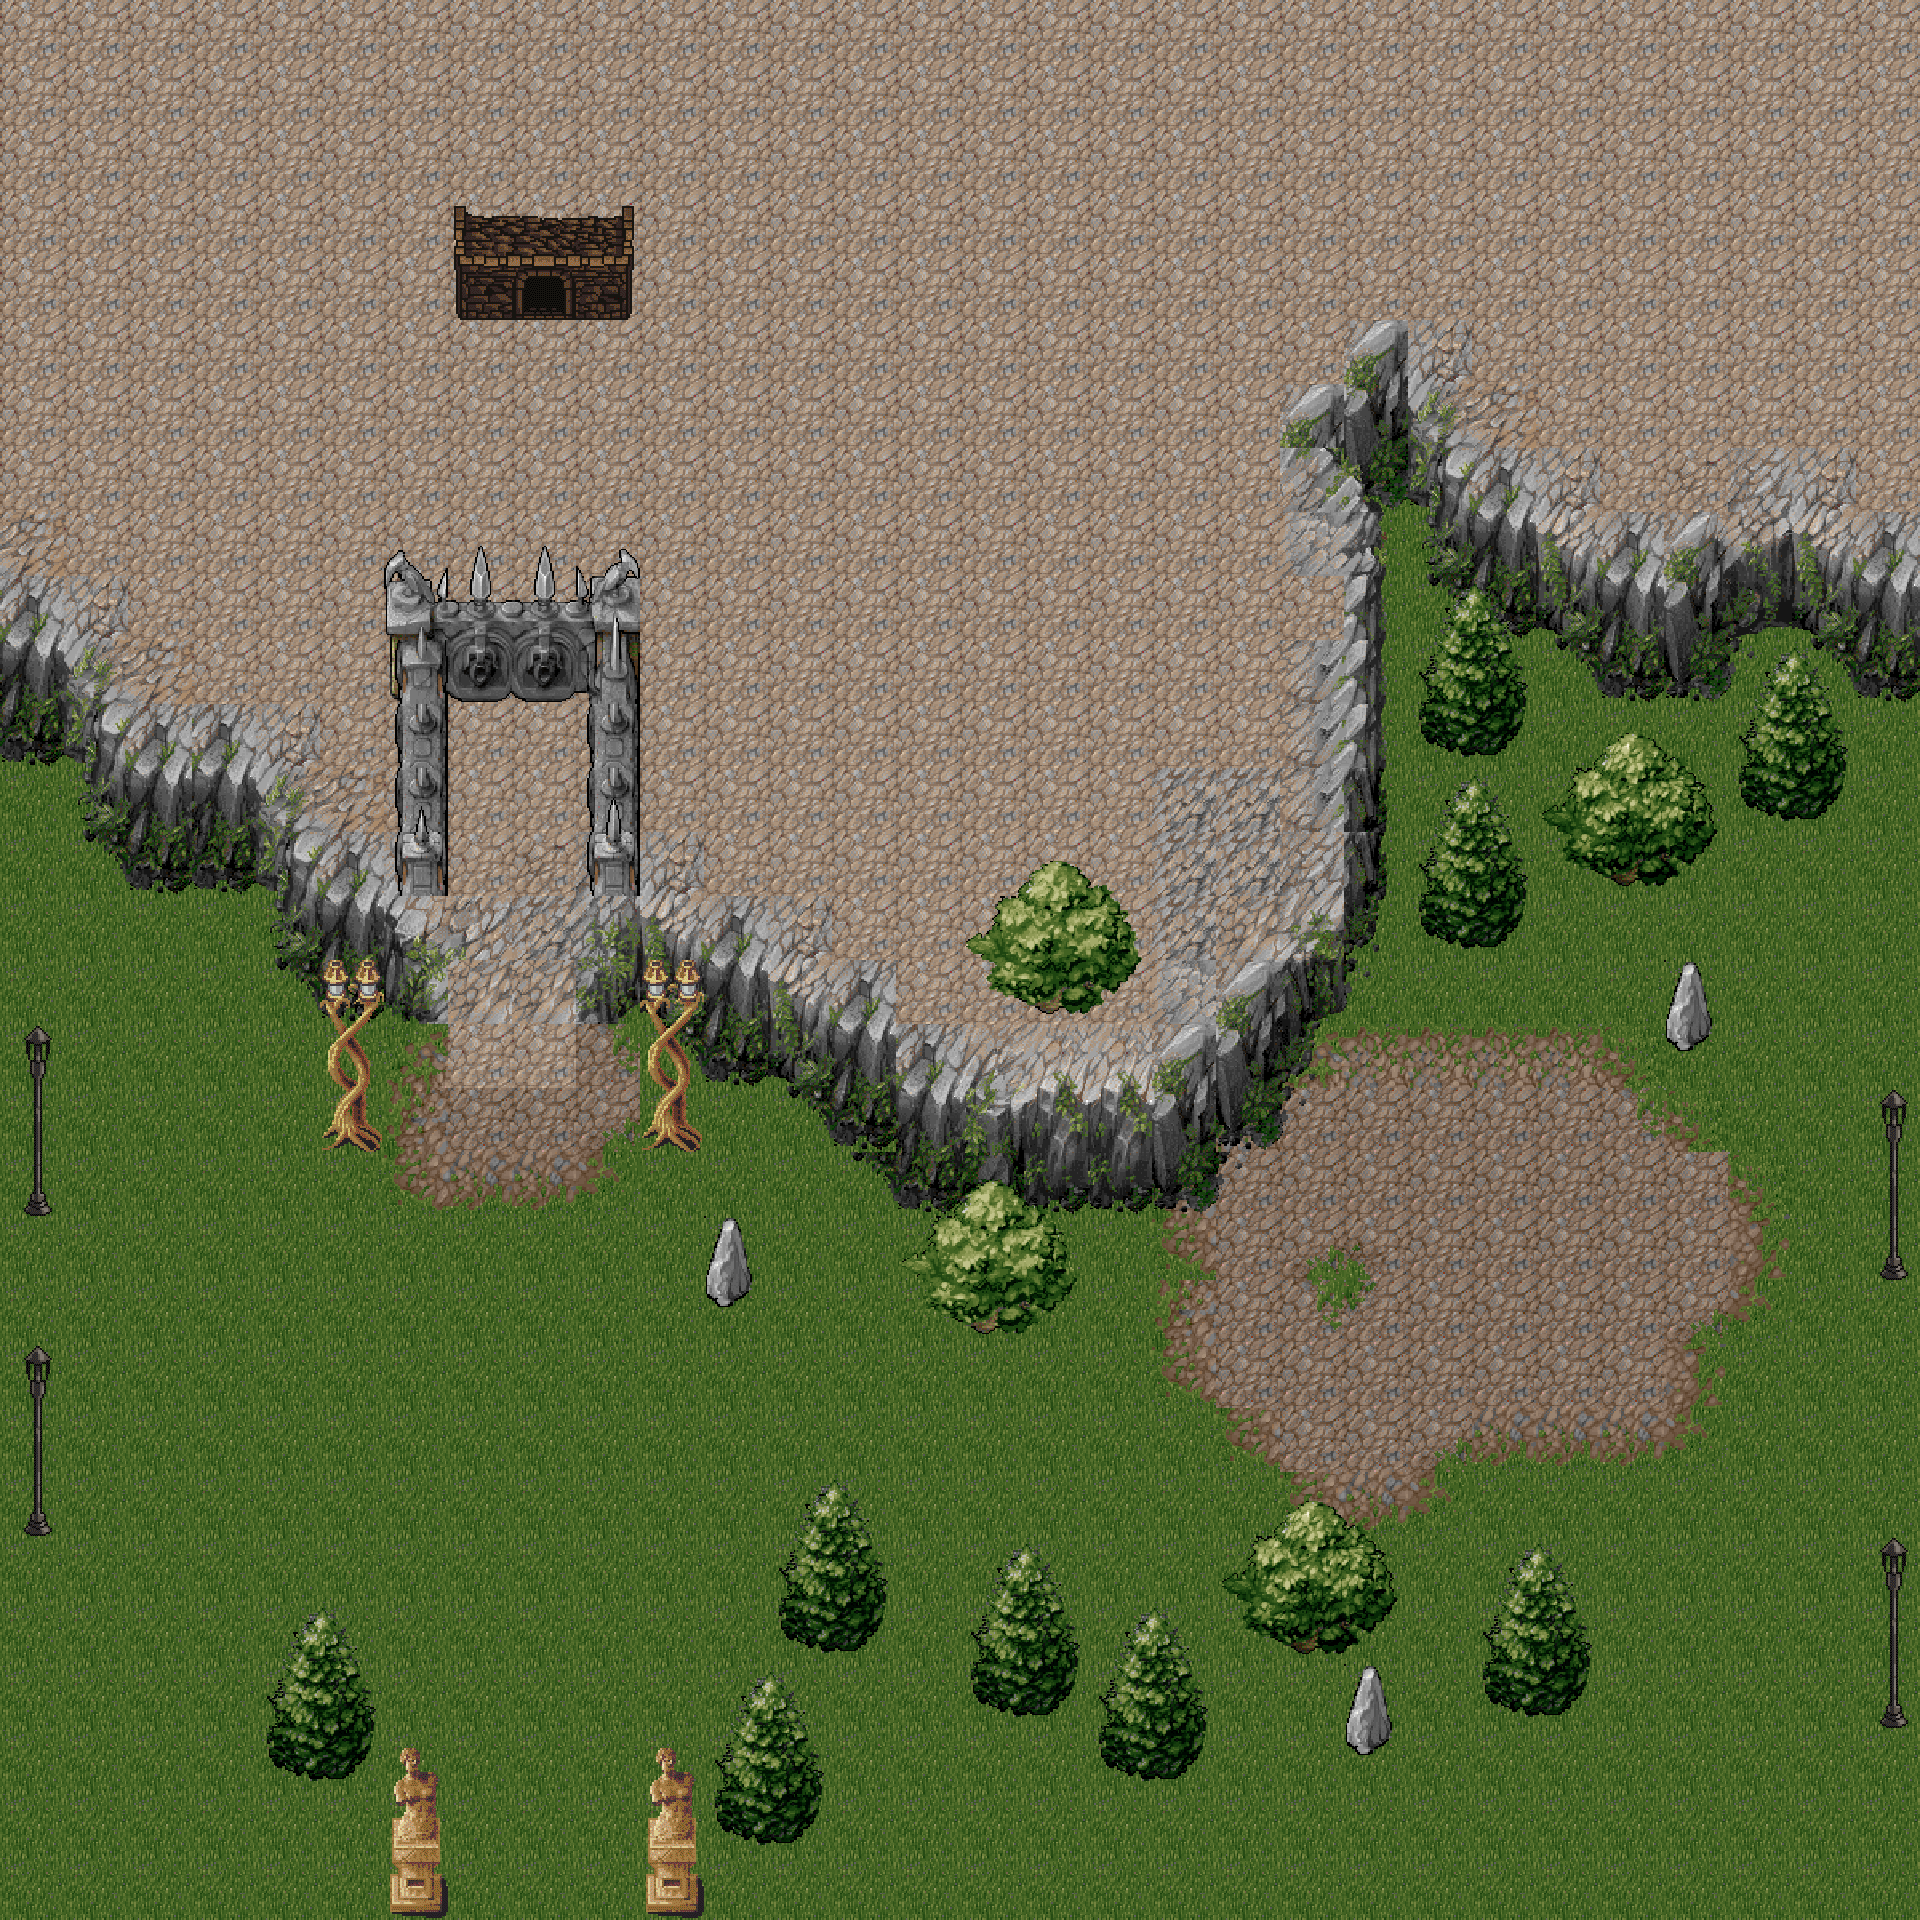

Below is a game level as drawn by its tile map, then a one-line description and the .tmx that defines it (tile-layer data replaced by summaries):
An orthogonal 30x30 tile map with 64x64 px tiles, 6 tile layers (Grass and ground, Lower background, Still behind entities, Entity Layer, ...), 7 tilesets and 100 objects (4x onTouch).

<map version="1.0" orientation="orthogonal" width="30" height="30" tilewidth="64" tileheight="64">
 <tileset firstgid="1" name="GRS2ROC" tilewidth="64" tileheight="64">
  <image source="test/GRS2ROC.png" trans="4b637f" width="1024" height="768" />
 </tileset>
 <tileset firstgid="193" name="CLIFFVEG" tilewidth="64" tileheight="64">
  <image source="test/CLIFFVEG.png" trans="4b637f" width="1024" height="768" />
 </tileset>
 <tileset firstgid="385" name="CLIFVEG2" tilewidth="64" tileheight="64">
  <image source="test/CLIFVEG2.png" trans="4b637f" width="1024" height="768" />
 </tileset>
 <tileset firstgid="577" name="TREE" tilewidth="64" tileheight="64">
  <image source="test/TREE.png" trans="4b637f" width="1024" height="768" />
 </tileset>
 <tileset firstgid="769" name="Castle2" tilewidth="64" tileheight="64">
  <image source="test/Castle2.png" trans="4b637f" width="1024" height="1024" />
 </tileset>
 <tileset firstgid="1025" name="FENCE" tilewidth="64" tileheight="64">
  <image source="test/FENCE.png" trans="4b637f" width="1024" height="768" />
 </tileset>
 <tileset firstgid="1217" name="hyptosis_tile-art-batch-4" tilewidth="64" tileheight="64">
  <image source="test/hyptosis_tile-art-batch-4.png" trans="4b637f" width="1920" height="1920" />
 </tileset>
 <layer name="Grass and ground" width="30" height="30">
  <data>[900 cells, 900 non-empty, 6 distinct tile ids]</data>
 </layer>
 <layer name="Lower background" width="30" height="30">
  <data>[900 cells, 406 non-empty, 22 distinct tile ids]</data>
 </layer>
 <layer name="Still behind entities" width="30" height="30">
  <data>[900 cells, 141 non-empty, 68 distinct tile ids]</data>
 </layer>
 <layer name="Entity Layer" width="30" height="30">
  <data>[900 cells, 126 non-empty, 41 distinct tile ids]</data>
 </layer>
 <layer name="Above entity" width="30" height="30">
  <data>[900 cells, 18 non-empty, 11 distinct tile ids]</data>
 </layer>
 <layer name="Always highest" width="30" height="30">
  <data>[900 cells, 2 non-empty, 2 distinct tile ids]</data>
 </layer>
 <objectgroup name="Collisions" width="30" height="30">
  <object x="12" y="1179" width="42" height="27" />
  <object x="14" y="1497" width="38" height="28" />
  <object x="265" y="1737" width="105" height="41" />
  <object x="723" y="1797" width="90" height="42" />
  <object x="1110" y="1731" width="86" height="45" />
  <object x="978" y="1670" width="95" height="41" />
  <object x="787" y="1598" width="81" height="45" />
  <object x="1495" y="1661" width="88" height="48" />
  <object x="1349" y="1722" width="44" height="31" />
  <object x="1426" y="899" width="91" height="45" />
  <object x="1606" y="841" width="84" height="38" />
  <object x="1433" y="706" width="88" height="45" />
  <object x="1748" y="768" width="92" height="44" />
  <object x="1866" y="1687" width="43" height="32" />
  <object x="1867" y="1241" width="42" height="33" />
  <object x="1671" y="1019" width="41" height="31" />
  <object x="709" y="1279" width="42" height="27" />
  <object x="653" y="1109" width="40" height="33" />
  <object x="994" y="968" width="135" height="43" />
  <object x="330" y="1101" width="44" height="40" />
  <object x="1285" y="1605" width="72" height="43" />
  <object x="969" y="1288" width="78" height="38" />
  <object x="463" y="271" width="167" height="39" />
  <object x="1101" y="1029" width="104" height="169" />
  <object x="1201" y="977" width="58" height="154" />
  <object x="1351" y="333" width="50" height="147" />
  <object x="1396" y="371" width="59" height="159" />
  <object x="1449" y="457" width="79" height="159" />
  <object x="1525" y="491" width="69" height="148" />
  <object x="1580" y="519" width="127" height="171" />
  <object x="1698" y="525" width="75" height="104" />
  <object x="1338" y="482" width="31" height="165" />
  <object x="1325" y="635" width="41" height="186" />
  <object x="1329" y="829" width="37" height="115" />
  <object x="1309" y="903" width="32" height="99" />
  <object x="1251" y="945" width="57" height="75" />
  <object x="903" y="1090" width="189" height="109" />
  <object x="832" y="1043" width="93" height="95" />
  <object x="873" y="1114" width="41" height="44" />
  <object x="748" y="1022" width="95" height="72" />
  <object x="649" y="953" width="122" height="99" />
  <object x="595" y="933" width="106" height="68" />
  <object x="296" y="946" width="125" height="61" />
  <object x="288" y="904" width="96" height="47" />
  <object x="90" y="723" width="70" height="111" />
  <object x="140" y="785" width="117" height="95" />
  <object x="148" y="753" width="88" height="50" />
  <object x="244" y="831" width="61" height="59" />
  <object x="275" y="863" width="49" height="67" />
  <object x="5" y="659" width="95" height="101" />
  <object x="1" y="627" width="26" height="66" />
  <object x="1773" y="516" width="53" height="88" />
  <object x="1823" y="552" width="46" height="83" />
  <object x="1865" y="579" width="61" height="104" />
  <object x="584" y="972" width="27" height="63" />
  <object x="384" y="860" width="57" height="80" />
  <object x="584" y="862" width="54" height="84" />
  <object x="393" y="1876" width="45" height="30" />
  <object x="649" y="1878" width="45" height="27" />
  <object x="703" y="1911" width="967" height="6" />
  <object x="1670" y="1913" width="263" height="5" />
  <object x="1912" y="1722" width="4" height="189" />
  <object x="2" y="762" width="7" height="407" />
  <object x="3" y="2" width="6" height="624" />
  <object x="10" y="2" width="1027" height="6" />
  <object x="1005" y="2" width="915" height="6" />
  <object x="1913" y="8" width="5" height="572" />
  <object x="6" y="1914" width="379" height="3" />
  <object x="3" y="1536" width="3" height="378" />
  <object x="1914" y="685" width="4" height="357" />
  <object x="1913" y="1044" width="6" height="197" />
 </objectgroup>
 <objectgroup name="Boundaries" width="30" height="30">
  <object x="257" y="1601" width="123" height="188" />
  <object x="1091" y="1602" width="123" height="187" />
  <object x="963" y="1539" width="121" height="185" />
  <object x="772" y="1475" width="118" height="183" />
  <object x="707" y="1666" width="121" height="186" />
  <object x="1476" y="1540" width="120" height="186" />
  <object x="1412" y="772" width="119" height="180" />
  <object x="1231" y="1493" width="169" height="162" />
  <object x="1346" y="1667" width="58" height="121" />
  <object x="1860" y="1540" width="57" height="183" />
  <object x="1862" y="1092" width="53" height="185" />
  <object x="1668" y="962" width="55" height="122" />
  <object x="1540" y="707" width="184" height="186" />
  <object x="1734" y="645" width="119" height="183" />
  <object x="1412" y="580" width="120" height="184" />
  <object x="965" y="835" width="182" height="181" />
  <object x="899" y="1157" width="180" height="181" />
  <object x="647" y="965" width="50" height="181" />
  <object x="707" y="1220" width="54" height="104" />
  <object x="323" y="964" width="57" height="183" />
  <object x="453" y="197" width="183" height="119" />
  <object x="7" y="1348" width="50" height="181" />
  <object x="7" y="1029" width="52" height="182" />
  <object x="643" y="1731" width="57" height="186" />
  <object x="387" y="1731" width="58" height="187" />
 </objectgroup>
 <objectgroup name="Events" width="30" height="30">
  <object name="warpToCoast" type="onTouch" x="452" y="1870" width="181" height="39">
   <properties>
    <property name="" value="" />
   </properties>
  </object>
  <object name="toIodolm" type="onTouch" x="7" y="1218" width="45" height="273">
   <properties>
    <property name="runScript" value="44" />
   </properties>
  </object>
  <object name="warp" type="onTouch" x="1861" y="1291" width="49" height="386">
   <properties>
    <property name="runScript" value="46" />
   </properties>
  </object>
  </objectgroup>
</map>
<!-- 1 of 100 objects omitted -->
